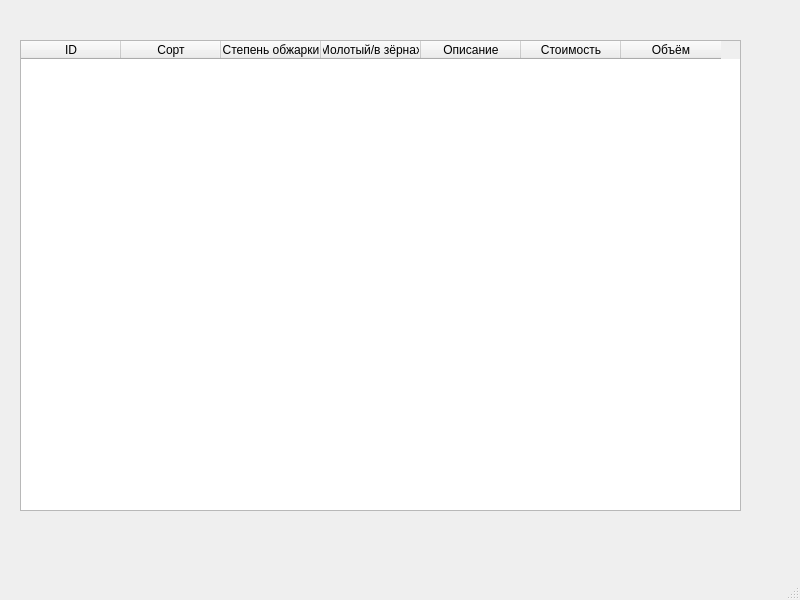
<?xml version="1.0" encoding="UTF-8"?>
<ui version="4.0">
 <class>MainWindow</class>
 <widget class="QMainWindow" name="MainWindow">
  <property name="geometry">
   <rect>
    <x>0</x>
    <y>0</y>
    <width>800</width>
    <height>600</height>
   </rect>
  </property>
  <property name="windowTitle">
   <string>MainWindow</string>
  </property>
  <widget class="QWidget" name="centralwidget">
   <widget class="QTableWidget" name="tableWidget">
    <property name="geometry">
     <rect>
      <x>20</x>
      <y>40</y>
      <width>721</width>
      <height>471</height>
     </rect>
    </property>
    <column>
     <property name="text">
      <string>ID</string>
     </property>
    </column>
    <column>
     <property name="text">
      <string>Сорт</string>
     </property>
    </column>
    <column>
     <property name="text">
      <string>Степень обжарки</string>
     </property>
    </column>
    <column>
     <property name="text">
      <string>Молотый/в зёрнах</string>
     </property>
    </column>
    <column>
     <property name="text">
      <string>Описание</string>
     </property>
    </column>
    <column>
     <property name="text">
      <string>Стоимость</string>
     </property>
    </column>
    <column>
     <property name="text">
      <string>Объём</string>
     </property>
    </column>
   </widget>
  </widget>
  <widget class="QMenuBar" name="menubar">
   <property name="geometry">
    <rect>
     <x>0</x>
     <y>0</y>
     <width>800</width>
     <height>21</height>
    </rect>
   </property>
  </widget>
  <widget class="QStatusBar" name="statusbar"/>
 </widget>
 <resources/>
 <connections/>
</ui>
